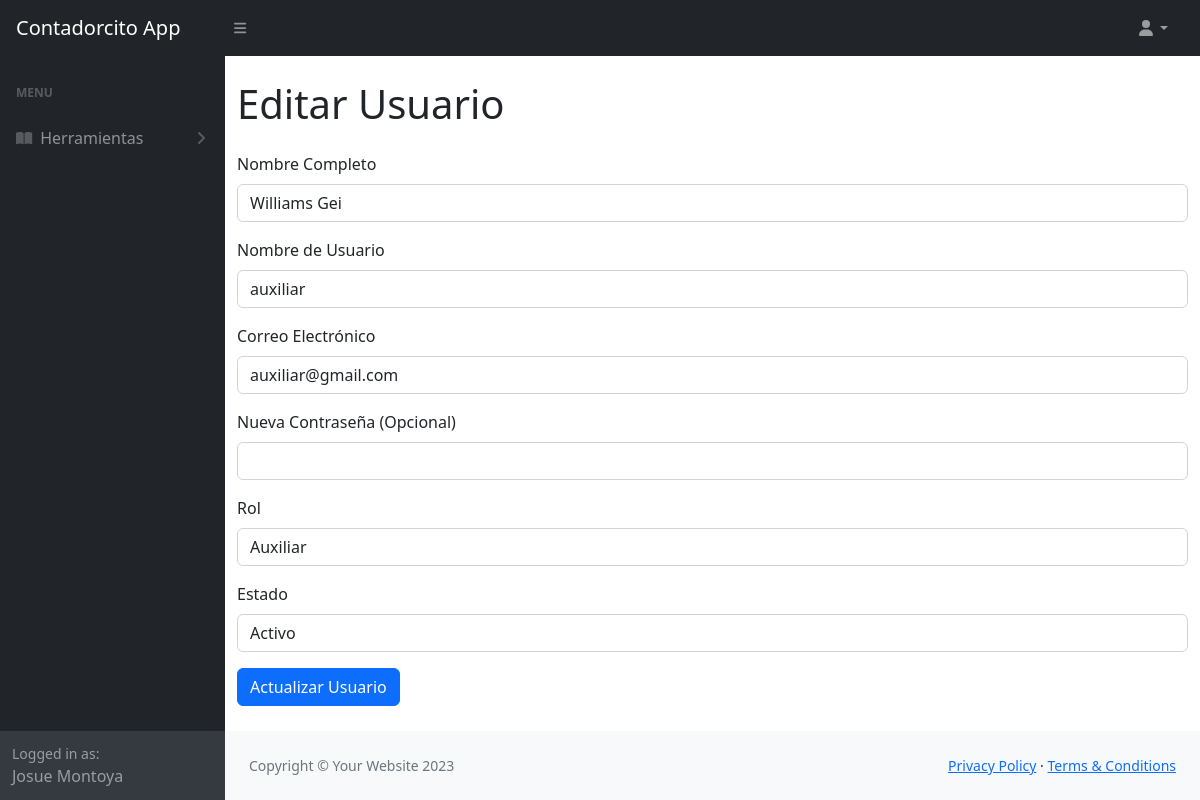
/Contadorcito-SA-de-CV/controllers/users/getUserById.php?action=edit&id=2 (signed in), run on an earlier commit of the app's database.
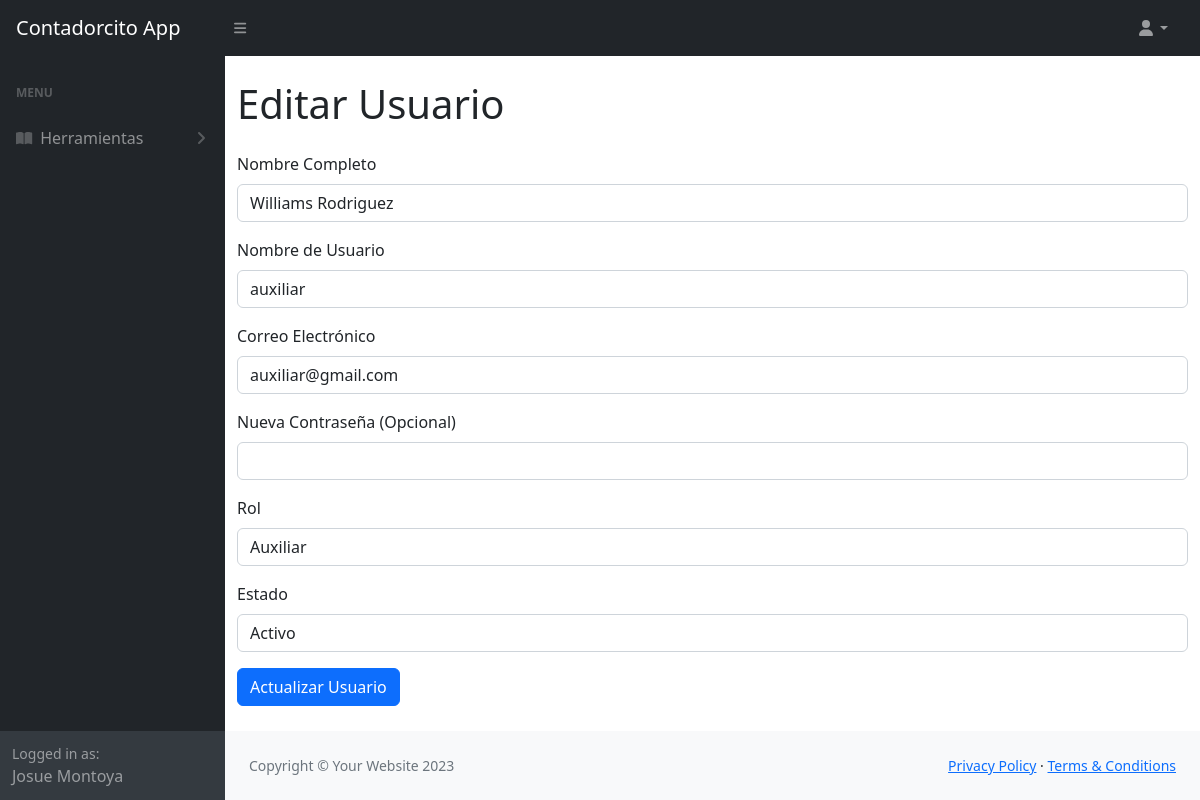
And on a later commit of the database.
### tables this page shows
CREATE TABLE tbl_Usuarios (
    id INT AUTO_INCREMENT PRIMARY KEY,
    nombre VARCHAR(100) NOT NULL,
    email VARCHAR(100) UNIQUE NOT NULL,
    usuario varchar(50),
    clave VARCHAR(255) NOT NULL,
    activo BOOLEAN DEFAULT TRUE,
    created_at TIMESTAMP DEFAULT CURRENT_TIMESTAMP,
    id_rol int,
    foreign key (id_rol) references tbl_Roles (id_rol)
);

Create table tbl_Roles (
	id_rol int auto_increment primary key,
    nombre_rol varchar(50)
);

### Contadorcito-SA-de-CV/controllers/users/getRolesType.php (called while the page is built)
<?php
include '../../config/conf.php';
try {
    $sql = "SELECT * FROM tbl_Roles";
    $stmt = $connection->prepare($sql);
    $stmt->execute();
    $roles = $stmt->fetchAll(PDO::FETCH_ASSOC);
} catch (PDOException $e) {
    echo "Error al obtener los roles: " . $e->getMessage();
}
?>

### Contadorcito-SA-de-CV/views/users/editUsers.php (the view, shortened to what the changed rows need)
<!DOCTYPE html>
<html lang="en">
<head>
    <link href="https://cdn.jsdelivr.net/npm/simple-datatables@7.1.2/dist/style.min.css" rel="stylesheet" />
    <link href="../../css/styles.css" rel="stylesheet" />
</head>
<body class="sb-nav-fixed">
    <nav class="sb-topnav navbar navbar-expand navbar-dark bg-dark">
        <a class="navbar-brand ps-3" href="index.html">Contadorcito App</a>
        <button class="btn btn-link btn-sm order-1 order-lg-0 me-4 me-lg-0" id="sidebarToggle" href="#!"><i class="fas fa-bars"></i></button>
        <ul class="navbar-nav ms-auto ms-md-0 me-3 me-lg-4">
            <li class="nav-item dropdown">
                <a class="nav-link dropdown-toggle" id="navbarDropdown" href="#" role="button" data-bs-toggle="dropdown" aria-expanded="false"><i class="fas fa-user fa-fw"></i></a>
            </li>
        </ul>
    </nav>
    <div id="layoutSidenav">
        <div id="layoutSidenav_nav">
            <nav class="sb-sidenav accordion sb-sidenav-dark" id="sidenavAccordion">
                <div class="sb-sidenav-menu">
                    <div class="nav">
                        <div class="sb-sidenav-menu-heading">Menu</div>
                        <a class="nav-link collapsed" href="#" data-bs-toggle="collapse" data-bs-target="#collapsePages" aria-expanded="false" aria-controls="collapsePages">
                            <div class="sb-nav-link-icon"><i class="fas fa-book-open"></i></div>
                            Herramientas
                            <div class="sb-sidenav-collapse-arrow"><i class="fas fa-angle-down"></i></div>
                        </a>
                    </div>
                </div>
                <div class="sb-sidenav-footer">
                    <div class="small">Logged in as:</div>
                    <?= $_SESSION["username"] ?>
                </div>
            </nav>
        </div>
        <div id="layoutSidenav_content">
            <main>
                <div class="container mt-4">
                    <h1 class="mb-4">Editar Usuario</h1>
                    <form method="POST" action="../../controllers/users/editUserController.php">
                        <div class="mb-3">
                            <label for="nombre" class="form-label">Nombre Completo</label>
                            <input type="text" name="nombre" id="nombre" class="form-control" value="<?= ($usuario['nombre']) ?>" required>
                        </div>
                        <div class="mb-3">
                            <label for="usuario" class="form-label">Nombre de Usuario</label>
                            <input type="text" name="usuario" id="usuario" class="form-control" value="<?= ($usuario['usuario']) ?>" required>
                        </div>
                        <div class="mb-3">
                            <label for="email" class="form-label">Correo Electrónico</label>
                            <input type="email" name="email" id="email" class="form-control" value="<?= ($usuario['email']) ?>" required>
                        </div>
                        <div class="mb-3">
                            <label for="password" class="form-label">Nueva Contraseña (Opcional)</label>
                            <input type="password" name="password" id="password" class="form-control">
                        </div>
                        <div class="mb-3">
                            <label for="rol" class="form-label">Rol</label>
                            <select name="rol" id="rol" class="form-control" required>
                                <?php
                                include '../../controllers/users/getRolesType.php';
                                foreach ($roles as $rol): ?>
                                    <option value="<?= $rol['id_rol'] ?>" <?= $rol['id_rol'] == $usuario['id_rol'] ? 'selected' : '' ?>>
                                        <?= ($rol['nombre_rol']) ?>
                                    </option>
                                <?php endforeach; ?>
                            </select>
                        </div>
                        <div class="mb-3">
                            <label for="Estado" class="form-label">Estado</label>
                            <select name="Estado" id="Estado" class="form-control" required>
                                <option value="1" <?= $usuario['activo'] == 1 ? 'selected' : '' ?>>Activo</option>
                            </select>
                        </div>
                        <button type="submit" class="btn btn-primary">Actualizar Usuario</button>
                    </form>
                </div>
            </main>
            <footer class="py-4 bg-light mt-auto">
                <div class="container-fluid px-4">
                    <div class="d-flex align-items-center justify-content-between small">
                        <div class="text-muted">Copyright &copy; Your Website 2023</div>
                        <div>
                            <a href="#">Privacy Policy</a>
                            &middot;
                            <a href="#">Terms &amp; Conditions</a>
                        </div>
                    </div>
                </div>
            </footer>
        </div>
    </div>
</body>
</html>

What changed in the data, as far as the page shows it:
changed tbl_usuarios "auxiliar": nombre "Williams Gei" → "Williams Rodriguez"
